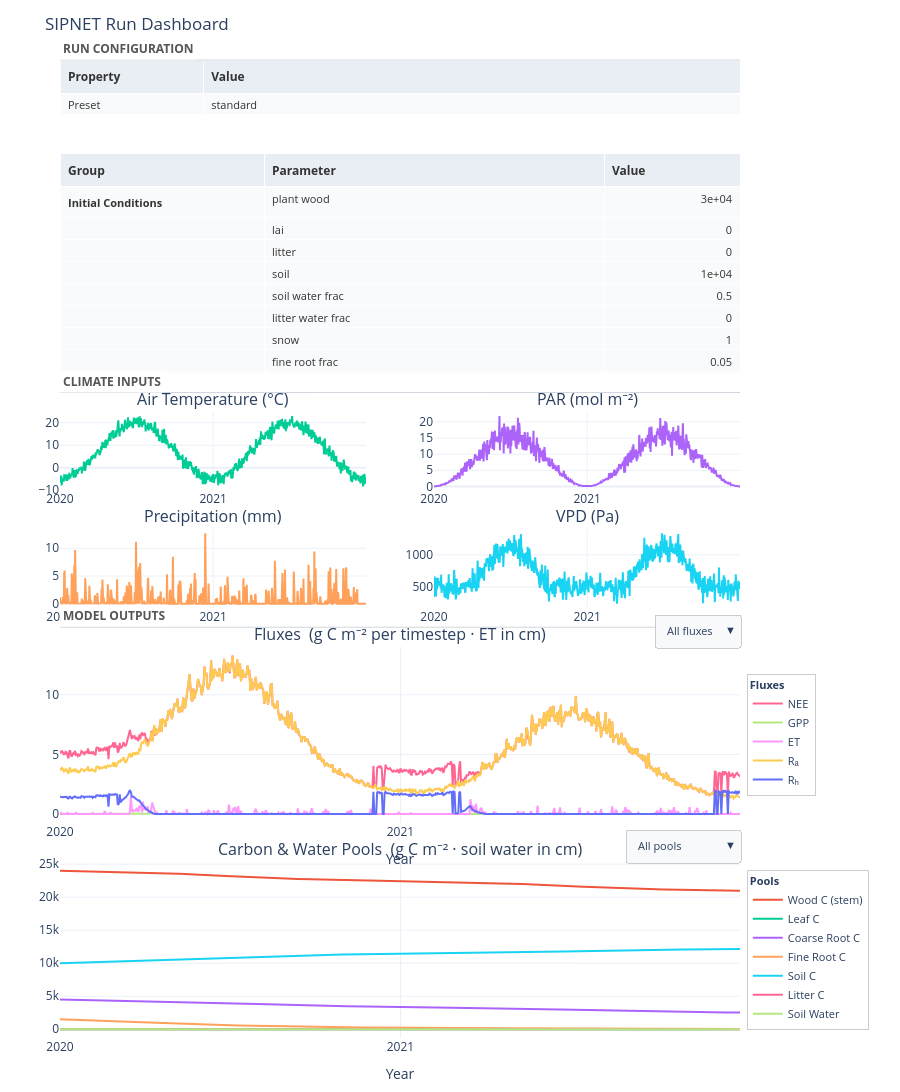

Notebook cell for this chart:
### Markdown cell above
---

## 6. Interactive Dashboard *(optional — requires `pip install pysipnet[viz]`)*

`pysipnet.viz.dashboard` builds a Plotly figure with six sections:

- **Run config** — preset, run ID, binary, exit status
- **Parameters** — all non-`None` fields grouped by domain
- **Climate inputs** — air temperature, PAR, precipitation, VPD
- **Fluxes** — NEE, GPP, ET, Rₐ, Rₕ with a per-panel legend and variable-selector dropdown
- **Pools** — carbon and water pools with a separate per-panel legend

Users who have not installed the `viz` extra can skip this section.

### Code cell
from pysipnet.viz import dashboard

fig = dashboard(result)
fig

### Figure 1 — Plotly figure (JSON) as saved in the notebook; plotly's stock layout.template omitted (floating-point values rounded to 4 significant figures; data arrays with more than 128 entries replaced by an {"elided": "..."} marker saying what was removed)
{"data": [{"cells": {"align": "left", "fill": {"color": [["#f9fafb", "#ffffff", "#f9fafb", "#ffffff"], ["#f9fafb", "#ffffff", "#f9fafb", "#ffffff"]]}, "font": {"color": "#333", "size": 11}, "height": 24, "values": [["Preset", "Run ID", "Binary", "Status"], ["standard", "6a0ffa3ea9…", "sipnet_standard", "✓ Success"]]}, "columnwidth": [120, 450], "domain": {"x": [0, 1], "y": [0.944, 1]}, "header": {"align": "left", "fill": {"color": "#e8eef4"}, "font": {"color": "#333", "size": 12}, "height": 28, "values": ["<b>Property</b>", "<b>Value</b>"]}, "type": "table"}, {"cells": {"align": ["left", "left", "right"], "fill": {"color": {"elided": "3x56 str values"}}, "font": {"color": "#333", "size": 11}, "height": 22, "values": {"elided": "3x56 str values"}}, "columnwidth": [120, 200, 80], "domain": {"x": [0, 1], "y": [0.68, 0.904]}, "header": {"align": "left", "fill": {"color": "#e8eef4"}, "font": {"color": "#333", "size": 12}, "height": 28, "values": ["<b>Group</b>", "<b>Parameter</b>", "<b>Value</b>"]}, "type": "table"}, {"mode": "lines", "name": "Air Temperature (°C)", "showlegend": false, "type": "scatter", "x": {"elided": "730 float values"}, "xaxis": "x", "y": {"elided": "730 float values"}, "yaxis": "y"}, {"mode": "lines", "name": "PAR (mol m⁻²)", "showlegend": false, "type": "scatter", "x": {"elided": "730 float values"}, "xaxis": "x2", "y": {"elided": "730 float values"}, "yaxis": "y2"}, {"mode": "lines", "name": "Precipitation (mm)", "showlegend": false, "type": "scatter", "x": {"elided": "730 float values"}, "xaxis": "x3", "y": {"elided": "730 float values"}, "yaxis": "y3"}, {"mode": "lines", "name": "VPD (Pa)", "showlegend": false, "type": "scatter", "x": {"elided": "730 float values"}, "xaxis": "x4", "y": {"elided": "730 float values"}, "yaxis": "y4"}, {"legend": "legend2", "mode": "lines", "name": "NEE", "type": "scatter", "x": {"elided": "730 float values"}, "xaxis": "x5", "y": {"elided": "730 float values"}, "yaxis": "y5"}, {"legend": "legend2", "mode": "lines", "name": "GPP", "type": "scatter", "x": {"elided": "730 float values"}, "xaxis": "x5", "y": {"elided": "730 float values"}, "yaxis": "y5"}, {"legend": "legend2", "mode": "lines", "name": "ET", "type": "scatter", "x": {"elided": "730 float values"}, "xaxis": "x5", "y": {"elided": "730 float values"}, "yaxis": "y5"}, {"legend": "legend2", "mode": "lines", "name": "Rₐ", "type": "scatter", "x": {"elided": "730 float values"}, "xaxis": "x5", "y": {"elided": "730 float values"}, "yaxis": "y5"}, {"legend": "legend2", "mode": "lines", "name": "Rₕ", "type": "scatter", "x": {"elided": "730 float values"}, "xaxis": "x5", "y": {"elided": "730 float values"}, "yaxis": "y5"}, {"legend": "legend3", "mode": "lines", "name": "Wood C (stem)", "type": "scatter", "x": {"elided": "730 float values"}, "xaxis": "x6", "y": {"elided": "730 float values"}, "yaxis": "y6"}, {"legend": "legend3", "mode": "lines", "name": "Leaf C", "type": "scatter", "x": {"elided": "730 float values"}, "xaxis": "x6", "y": {"elided": "730 float values"}, "yaxis": "y6"}, {"legend": "legend3", "mode": "lines", "name": "Coarse Root C", "type": "scatter", "x": {"elided": "730 float values"}, "xaxis": "x6", "y": {"elided": "730 float values"}, "yaxis": "y6"}, {"legend": "legend3", "mode": "lines", "name": "Fine Root C", "type": "scatter", "x": {"elided": "730 float values"}, "xaxis": "x6", "y": {"elided": "730 float values"}, "yaxis": "y6"}, {"legend": "legend3", "mode": "lines", "name": "Soil C", "type": "scatter", "x": {"elided": "730 float values"}, "xaxis": "x6", "y": {"elided": "730 float values"}, "yaxis": "y6"}, {"legend": "legend3", "mode": "lines", "name": "Litter C", "type": "scatter", "x": {"elided": "730 float values"}, "xaxis": "x6", "y": {"elided": "730 float values"}, "yaxis": "y6"}, {"legend": "legend3", "mode": "lines", "name": "Soil Water", "type": "scatter", "x": {"elided": "730 float values"}, "xaxis": "x6", "y": {"elided": "730 float values"}, "yaxis": "y6"}], "layout": {"annotations": [{"font": {"size": 16}, "showarrow": false, "text": "Air Temperature (°C)", "x": 0.225, "xanchor": "center", "xref": "paper", "y": 0.64, "yanchor": "bottom", "yref": "paper"}, {"font": {"size": 16}, "showarrow": false, "text": "PAR (mol m⁻²)", "x": 0.775, "xanchor": "center", "xref": "paper", "y": 0.64, "yanchor": "bottom", "yref": "paper"}, {"font": {"size": 16}, "showarrow": false, "text": "Precipitation (mm)", "x": 0.225, "xanchor": "center", "xref": "paper", "y": 0.52, "yanchor": "bottom", "yref": "paper"}, {"font": {"size": 16}, "showarrow": false, "text": "VPD (Pa)", "x": 0.775, "xanchor": "center", "xref": "paper", "y": 0.52, "yanchor": "bottom", "yref": "paper"}, {"font": {"size": 16}, "showarrow": false, "text": "Fluxes  (g C m⁻² per timestep · ET in cm)", "x": 0.5, "xanchor": "center", "xref": "paper", "y": 0.4, "yanchor": "bottom", "yref": "paper"}, {"font": {"size": 16}, "showarrow": false, "text": "Carbon & Water Pools  (g C m⁻² · soil water in cm)", "x": 0.5, "xanchor": "center", "xref": "paper", "y": 0.18, "yanchor": "bottom", "yref": "paper"}, {"bgcolor": "white", "borderpad": 2, "font": {"color": "#555", "size": 12}, "showarrow": false, "text": "<b>RUN CONFIGURATION</b>", "x": 0, "xanchor": "left", "xref": "paper", "y": 1, "yanchor": "bottom", "yref": "paper"}, {"bgcolor": "white", "borderpad": 2, "font": {"color": "#555", "size": 12}, "showarrow": false, "text": "<b>CLIMATE INPUTS</b>", "x": 0, "xanchor": "left", "xref": "paper", "y": 0.66, "yanchor": "bottom", "yref": "paper"}, {"bgcolor": "white", "borderpad": 2, "font": {"color": "#555", "size": 12}, "showarrow": false, "text": "<b>MODEL OUTPUTS</b>", "x": 0, "xanchor": "left", "xref": "paper", "y": 0.42, "yanchor": "bottom", "yref": "paper"}], "height": 2300, "legend2": {"bordercolor": "#ccc", "borderwidth": 1, "font": {"size": 11}, "title": {"font": {"size": 11}, "text": "<b>Fluxes</b>"}, "x": 1.01, "xanchor": "left", "y": 0.31, "yanchor": "middle"}, "legend3": {"bordercolor": "#ccc", "borderwidth": 1, "font": {"size": 11}, "title": {"font": {"size": 11}, "text": "<b>Pools</b>"}, "x": 1.01, "xanchor": "left", "y": 0.09, "yanchor": "middle"}, "margin": {"b": 50, "l": 60, "r": 160, "t": 60}, "shapes": [{"line": {"color": "#d0d7de", "width": 1}, "type": "line", "x0": 0, "x1": 1, "xref": "paper", "y0": 1, "y1": 1, "yref": "paper"}, {"line": {"color": "#d0d7de", "width": 1}, "type": "line", "x0": 0, "x1": 1, "xref": "paper", "y0": 0.66, "y1": 0.66, "yref": "paper"}, {"line": {"color": "#d0d7de", "width": 1}, "type": "line", "x0": 0, "x1": 1, "xref": "paper", "y0": 0.42, "y1": 0.42, "yref": "paper"}], "title": {"text": "SIPNET Run Dashboard"}, "updatemenus": [{"bgcolor": "#f8f9fa", "bordercolor": "#ccc", "buttons": [{"args": [{"visible": [true, true, true, true, true]}, [6, 7, 8, 9, 10]], "label": "All fluxes", "method": "restyle"}, {"args": [{"visible": [true, false, false, false, false]}, [6, 7, 8, 9, 10]], "label": "NEE", "method": "restyle"}, {"args": [{"visible": [false, true, false, false, false]}, [6, 7, 8, 9, 10]], "label": "GPP", "method": "restyle"}, {"args": [{"visible": [false, false, true, false, false]}, [6, 7, 8, 9, 10]], "label": "ET", "method": "restyle"}, {"args": [{"visible": [false, false, false, true, false]}, [6, 7, 8, 9, 10]], "label": "Rₐ", "method": "restyle"}, {"args": [{"visible": [false, false, false, false, true]}, [6, 7, 8, 9, 10]], "label": "Rₕ", "method": "restyle"}], "direction": "down", "font": {"size": 11}, "showactive": true, "type": "dropdown", "x": 1, "xanchor": "right", "y": 0.4, "yanchor": "bottom"}, {"bgcolor": "#f8f9fa", "bordercolor": "#ccc", "buttons": [{"args": [{"visible": [true, true, true, true, true, true, true]}, [11, 12, 13, 14, 15, 16, 17]], "label": "All pools", "method": "restyle"}, {"args": [{"visible": [true, false, false, false, false, false, false]}, [11, 12, 13, 14, 15, 16, 17]], "label": "Wood C (stem)", "method": "restyle"}, {"args": [{"visible": [false, true, false, false, false, false, false]}, [11, 12, 13, 14, 15, 16, 17]], "label": "Leaf C", "method": "restyle"}, {"args": [{"visible": [false, false, true, false, false, false, false]}, [11, 12, 13, 14, 15, 16, 17]], "label": "Coarse Root C", "method": "restyle"}, {"args": [{"visible": [false, false, false, true, false, false, false]}, [11, 12, 13, 14, 15, 16, 17]], "label": "Fine Root C", "method": "restyle"}, {"args": [{"visible": [false, false, false, false, true, false, false]}, [11, 12, 13, 14, 15, 16, 17]], "label": "Soil C", "method": "restyle"}, {"args": [{"visible": [false, false, false, false, false, true, false]}, [11, 12, 13, 14, 15, 16, 17]], "label": "Litter C", "method": "restyle"}, {"args": [{"visible": [false, false, false, false, false, false, true]}, [11, 12, 13, 14, 15, 16, 17]], "label": "Soil Water", "method": "restyle"}], "direction": "down", "font": {"size": 11}, "showactive": true, "type": "dropdown", "x": 1, "xanchor": "right", "y": 0.18, "yanchor": "bottom"}], "xaxis": {"anchor": "y", "domain": [0, 0.45], "dtick": 1, "tick0": 2020, "tickformat": "d", "tickmode": "linear"}, "xaxis2": {"anchor": "y2", "domain": [0.55, 1], "dtick": 1, "tick0": 2020, "tickformat": "d", "tickmode": "linear"}, "xaxis3": {"anchor": "y3", "domain": [0, 0.45], "dtick": 1, "tick0": 2020, "tickformat": "d", "tickmode": "linear"}, "xaxis4": {"anchor": "y4", "domain": [0.55, 1], "dtick": 1, "tick0": 2020, "tickformat": "d", "tickmode": "linear"}, "xaxis5": {"anchor": "y5", "domain": [0, 1], "dtick": 1, "tick0": 2020, "tickformat": "d", "tickmode": "linear", "title": {"text": "Year"}}, "xaxis6": {"anchor": "y6", "domain": [0, 1], "dtick": 1, "tick0": 2020, "tickformat": "d", "tickmode": "linear", "title": {"text": "Year"}}, "yaxis": {"anchor": "x", "domain": [0.56, 0.64]}, "yaxis2": {"anchor": "x2", "domain": [0.56, 0.64]}, "yaxis3": {"anchor": "x3", "domain": [0.44, 0.52]}, "yaxis4": {"anchor": "x4", "domain": [0.44, 0.52]}, "yaxis5": {"anchor": "x5", "domain": [0.22, 0.4]}, "yaxis6": {"anchor": "x6", "domain": [0, 0.18]}}}
